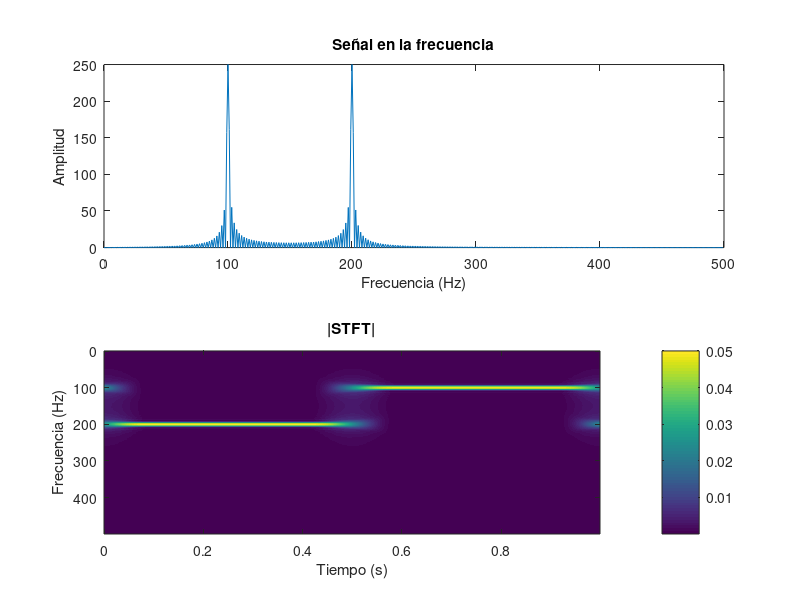

Reproduce this figure in MATLAB.
% Limpiar el espacio de trabajo y cerrar figuras abiertas
clear all;
close all;

% Definición de parámetros de muestreo
Fs = 1000;                 % Frecuencia de muestreo (Hz)
Ts = 1/Fs;                 % Periodo de muestreo (s)
t = 0:Ts:1-Ts;             % Vector de tiempo de 1 segundo de duración
N = length(t);             % Número de muestras
k = (-Fs/2:Fs/N:Fs/2 - Fs/N);  % Vector de frecuencias centrado en cero

% Frecuencias de las señales
f1 = 200;                  % Frecuencia de la primera señal (Hz)
f2 = 100;                  % Frecuencia de la segunda señal (Hz)

% Inicialización de la señal
x = zeros(1, N);           % Vector de ceros para la señal
half_point = round(N / 2); % Punto medio del vector de tiempo

% Construcción de la señal con dos frecuencias diferentes en la primera y segunda mitad
x(1:half_point) = cos(2*pi*f1*t(1:half_point));        % Primera mitad con frecuencia f1
x(half_point+1:end) = cos(2*pi*f2*t(half_point+1:end)); % Segunda mitad con frecuencia f2

% Transformada de Fourier de la señal y centrado del espectro
x_f = fftshift(fft(x));    % Aplicación de la FFT y desplazamiento del espectro

% Inicialización de la matriz para la STFT (Short-Time Fourier Transform)
STFT = zeros(N, N);        % Matriz para almacenar los resultados de la STFT
l = length(t) / 2;         % Mitad de la longitud de la señal
T = 0.2;                   % Ancho de la ventana temporal

% Cálculo de la STFT utilizando una ventana basada en funciones sinc
for f = 1:N
    % Definición de la ventana espectral usando combinaciones de funciones sinc
    g = 1/2 * T * sinc((k-k(f))*T) + 1/4*T * sinc(((k-k(f))-1/T) *T) + 1/4*T * sinc((k-k(f)+1/T) *T);
    
    % Filtrado de la señal en el dominio de la frecuencia
    x_v = x_f .* g;                           
    
    % Transformada inversa de Fourier para obtener la señal filtrada en el dominio temporal
    STFT(f, :) = ifft(x_v);        
end

% Definición del vector de frecuencias positivas
k_2 = 0: Fs/N: Fs/2 -1;

% Visualización de los resultados
figure;

% Representación de la señal en el dominio de la frecuencia
subplot(2,1,1);
plot(k_2, abs(x_f(N/2+1:end)));
title('Señal en la frecuencia');
xlabel('Frecuencia (Hz)');
ylabel('Amplitud');

% Representación del espectrograma (STFT)
subplot(2,1,2);
imagesc(t, k_2, abs(STFT(N/2+1:end,:)));  % Magnitud de la STFT

% Invertir el eje de frecuencias para mostrar frecuencias más altas abajo
set(gca, 'YDir', 'reverse'); 

xlabel('Tiempo (s)');
ylabel('Frecuencia (Hz)');
title('|STFT|');
colorbar;
